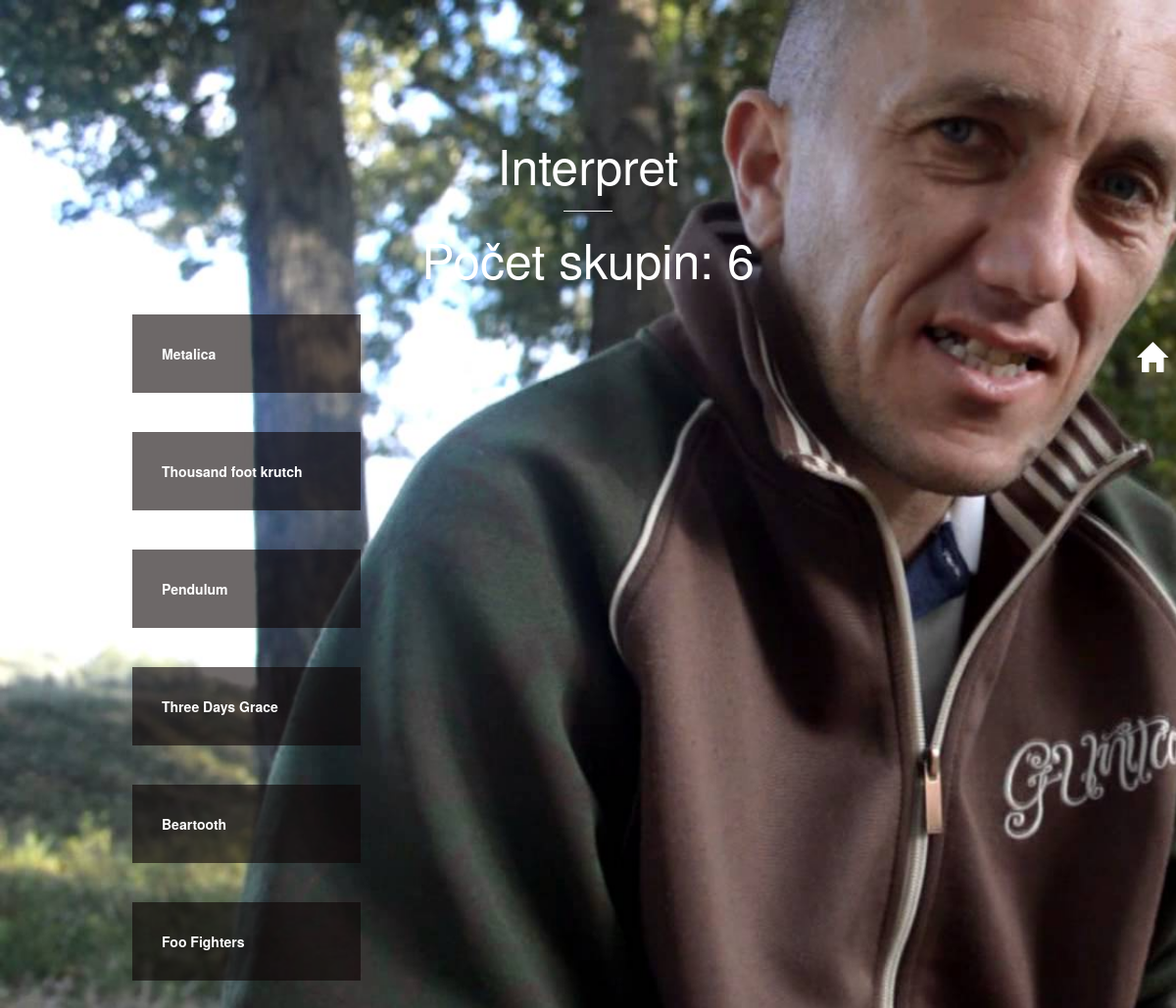
The app's page /Music_db/interpret.php with its own data.
### tables this page shows
CREATE TABLE `interpret` (
  `id_band` int(11) NOT NULL,
  `name` varchar(100) NOT NULL
);

### Music_db/interpret.php (the view, shortened to what this page needs)
<html>
    <head>
        <link rel="stylesheet" href="css/bootstrap.css" type="text/css">
        <link rel="stylesheet" href="css/style.css" type="text/css">
    </head>
    <body>
        <div  class="container" style="padding:120px">
        <h1>Interpret</h1>
        <hr>
        <a href="index.php">
        <span class="glyphicon glyphicon-home" aria-hidden="true"></span>
        </a>
        <?php
require_once './connectdb.php';
try {
   $sql = "SELECT * FROM interpret";
   $result = $conn->query($sql);
   echo "<h1>"."Počet skupin: " . $result->rowCount() ."</h1>". "<br>";
   if($result->rowCount() > 0) {
        while($row = $result->fetch()) {
            echo '<div class="boxik">';
            echo '<a href="albums.php?id_band='.$row["id_band"].'">'.$row["name"].'</a>';
            echo "</div>";
            echo "<br>";
            echo "<br>";
        }
    }
} catch (PDOException $e) {
    echo "Connection failed: " . $e->getMessage();
}
require_once 'footer.php';
?>

### Music_db/css/style.css (style rules this page uses)
body { background: url(../img/def.jpg); background-size: cover; background-repeat: none; }
.container h1 { color: white; text-align: center; font-size: 50px; }
hr { width:50px; }
.boxik { background-color: rgba(12, 4, 4, 0.6); padding:30px; max-width: 25%; color: white; font-weight:bold; }
.boxik a { color: white; }
.glyphicon-home { font-size: 30px; color: white; position: fixed; top: 350px; right: 10px; margin: 0px; padding: 0px; }

### records on screen
interpret: name "Metalica"
interpret: name "Thousand foot krutch"
interpret: name "Pendulum"
interpret: name "Three Days Grace"
interpret: name "Beartooth"
interpret: name "Foo Fighters"

### other values on screen
$result->rowCount() "6"
